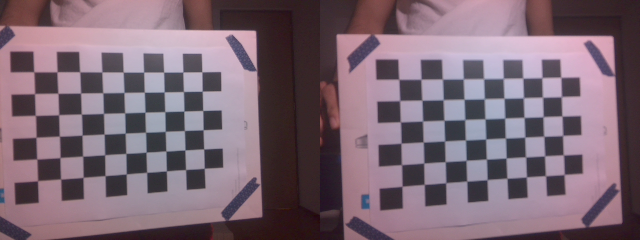
#> input picture images/image_01.png, 640 x 240 px; its folder holds only this picture in this run
$ python 3_image_selection.py
#> lines starting #> are read from the running program, lines starting #| are printed output that depends on the picture
#This script is to go through all the images taken for rectification and select which are good
#The images will then be split into left and right images respectively

import cv2
import os

# Global variables preset
total_photos = 30
photo_width = 640
photo_height = 240
img_height = 240
img_width = 320


def SeperateImages():
    photo_counter = 1

    if (os.path.isdir("./pairs") == False):
        os.makedirs("./pairs")

    while photo_counter != total_photos:
        k = None
        filename = './images/image_'+ str(photo_counter).zfill(2) + '.png'
        if os.path.isfile(filename) == False:
            print("No file named " + filename)
            photo_counter += 1

            continue
        pair_img = cv2.imread(filename, -1)
#> pair_img is the input picture: shape (240, 640, 3); mean B, G, R 115.8, 103.6, 124.1

        print ("Image Pair: " + str(photo_counter))
        cv2.imshow("ImagePair", pair_img)

        #waits for any key to be pressed
        k = cv2.waitKey(0) & 0xFF
#> (key q is pressed here)

        if k == ord('q'):
            # save the photo
           imgLeft = pair_img[0:img_height, 0:img_width]  # Y+H and X+W
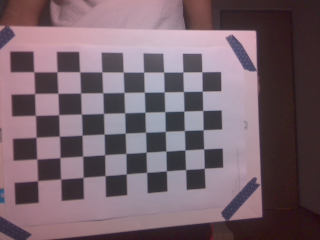
#> imgLeft: shape (240, 320, 3); mean B, G, R 108.7, 99.1, 119
           imgRight = pair_img[0:img_height, img_width:photo_width]
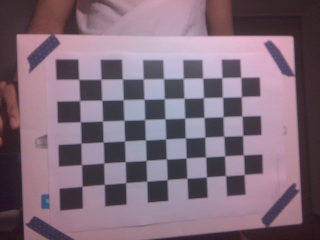
#> imgRight: shape (240, 320, 3); mean B, G, R 122.9, 108.1, 129.1
           leftName = './pairs/left_' + str(photo_counter).zfill(2) + '.png'
           rightName = './pairs/right_' + str(photo_counter).zfill(2) + '.png'
           cv2.imwrite(leftName, imgLeft)
           cv2.imwrite(rightName, imgRight)
           print('Pair No ' + str(photo_counter) + ' saved.')
           photo_counter += 1

        elif k == 127:
            continue

        else:
            # skip the photo
            photo_counter += 1
            print ("Please enter q to accept and w to skip")


    print('End cycle')

if __name__ == '__main__':

    print ("The paired images will be shown")
    print ("Press q to accept & save the image")
    print ("Press w to skip the image if it is blurry/unclear/cut-off")
    SeperateImages()
